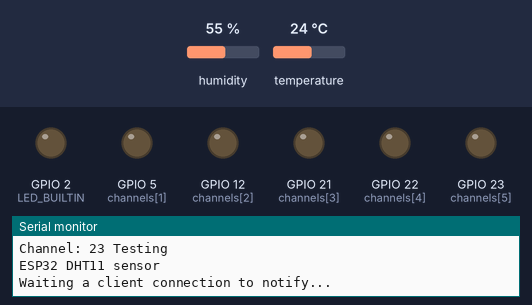
The sketch below on a simulated ESP32. On the bench: output pins drawn as LEDs (lit = HIGH), the last lines printed to the serial monitor. Inputs (shaded band) come from the test bench; at power-on: humidity 55 %, temperature 24 °C. Nothing arrives over Bluetooth unless stated; a phone connects over Bluetooth LE 3 s after start.

Above: at 6.2 s.
At 7.5 s:
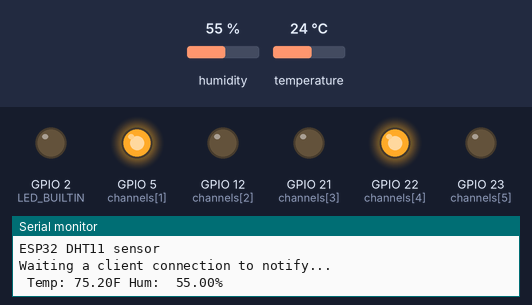
Timing chart, 0 to 9.0 s (numbered marks = the images above):
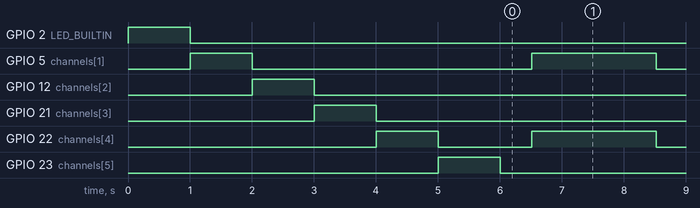

The sketch:

BLE_temperature_sensor.ino
```cpp
#include <BLEDevice.h>
#include <BLEServer.h>
#include <BLEUtils.h>
#include <BLE2902.h>
#include "DHTesp.h"


#define LED_BUILTIN 2
#define LED_5 5
#define BUZZER_12 12
#define LED_21 21
#define LED_22 22
#define LED_23 23
#define enviornmentService BLEUUID((uint16_t)0x181A)

DHTesp dht;
int dhtPin = 4;                       /** Pin number for DHT11 data pin */
int ALARMTEMP = 85;                   // Temperature for alarm
bool debugstate = true;
float temperature = -1000;
float humidity = -1;

// BLECharacteristic *pCharacteristic;
bool deviceConnected = false;
int rec=0;

void getTemp();
void BLETransfer(int16_t);

BLECharacteristic temperatureCharacteristic(
  BLEUUID((uint16_t)0x2A6E),
  BLECharacteristic::PROPERTY_READ |
  BLECharacteristic::PROPERTY_NOTIFY
);
BLECharacteristic humidityCharacteristic(
  BLEUUID((uint16_t)0x2A6F),
  BLECharacteristic::PROPERTY_READ |
  BLECharacteristic::PROPERTY_NOTIFY
);
//BLEDescriptor tempDescriptor(BLEUUID((uint16_t)0x2901));

class MyServerCallbacks: public BLEServerCallbacks {
    void onConnect(BLEServer* pServer) {
      Serial.println("BLE Connect");
      deviceConnected = true;
    };

    void onDisconnect(BLEServer* pServer) {
      Serial.println("BLE Disconnected");
      deviceConnected = false;
    }
};

void setup() {
  Serial.begin(115200);
  Serial.setDebugOutput(debugstate);
  configPinModes();
  initTemp();
  lightInit();
  Serial.println("\nESP32 DHT11 sensor\n");

  // Create the BLE Device
  BLEDevice::init("MyESP32");

  // Create the BLE Server
  BLEServer *pServer = BLEDevice::createServer();
  pServer->setCallbacks(new MyServerCallbacks());

  // Create the BLE Service
  BLEService *pEnviornment = pServer->createService(enviornmentService);

  // Create a BLE Characteristic
  pEnviornment->addCharacteristic(&temperatureCharacteristic);

  // https://www.bluetooth.com/specifications/gatt/viewer?attributeXmlFile=org.bluetooth.descriptor.gatt.client_characteristic_configuration.xml
  // Create a BLE Descriptor
  temperatureCharacteristic.addDescriptor(new BLE2902());

  BLEDescriptor TemperatureDescriptor(BLEUUID((uint16_t)0x2901));
  TemperatureDescriptor.setValue("Temperature -40-60°C");
  temperatureCharacteristic.addDescriptor(&TemperatureDescriptor);

  pServer->getAdvertising()->addServiceUUID(enviornmentService);

  // Start the service
  pEnviornment->start();

  // Start advertising
  pServer->getAdvertising()->start();
  Serial.println("Waiting a client connection to notify...");
}

void loop() {
  getTemp();
  String beaconMsg;

  if(temperature==-1000)
  {
    if(rec>5)
    {
      beaconMsg = "STS1SNA";
      Serial.println(beaconMsg);
      temperature = 100000;
    }
    return;
  }

  if (deviceConnected) {
    int16_t value;
    value = (temperature*100);
    //Serial.println(value);
    //BLETransfer(value);        //*******************************
    temperatureCharacteristic.setValue((uint8_t*)&value, 2);
    temperatureCharacteristic.notify();
  }
   delay(2000);
}

void lightInit(){
  Serial.println("Initializing and Testing Outputs");
  int i = 0;
  int channels[6] = {2,5,12,21,22,23};
    while (i < 6) {
    digitalWrite(channels[i],HIGH);
    Serial.println("Channel: " + String(channels[i]) + " Testing");
    delay(1000);
    digitalWrite(channels[i],LOW);
    i++;
  }
}

void configPinModes(){
  pinMode(LED_BUILTIN, OUTPUT);
  pinMode(5, OUTPUT);
  pinMode(12, OUTPUT);
  pinMode(21, OUTPUT);
  pinMode(22, OUTPUT);
  pinMode(23, OUTPUT);
}

bool initTemp() {
  dht.setup(dhtPin, DHTesp::DHT11);      // Initialize temperature sensor
  Serial.println("DHT initiated");
}

void BLETransfer(int16_t val){
  temperatureCharacteristic.setValue((uint8_t*)&val, 2);
  temperatureCharacteristic.notify();
}

void setOutput(){
  digitalWrite(LED_BUILTIN,LOW);
  digitalWrite(5,LOW);
  digitalWrite(12,LOW);
  digitalWrite(21,LOW);
  digitalWrite(22,LOW);
  digitalWrite(23,LOW);
  delay(500);

    if (temperature > ALARMTEMP){
      digitalWrite(23,HIGH);
      digitalWrite(12,HIGH);
  } else {
      digitalWrite(22,HIGH);
  }
  if (deviceConnected = true){
      digitalWrite(5,HIGH);
      //Serial.println(deviceConnected);
  } else if (deviceConnected = false){
      digitalWrite(21,HIGH);
      //Serial.println(deviceConnected);
  }
}

void getTemp(){
  TempAndHumidity newValues = dht.getTempAndHumidity();
    if (dht.getStatus() != 0) {                                               // Check if any reads failed and exit early (to try again).
    Serial.println("DHT11 error status: " + String(dht.getStatusString()));
  }
  temperature = newValues.temperature;
  humidity = newValues.humidity;
  setOutput(); // set leds and buzzer based on temperature reading
  Serial.println(" Temp: " + String((temperature*1.8)+32) + "F Hum:  " + String(humidity) + "%");
}
```

Measured:
- by itself, GPIO 5 (channels[1]), GPIO 22 (channels[4]): repeats every 2.5 s: HIGH 2.0 s, LOW 0.50 s
